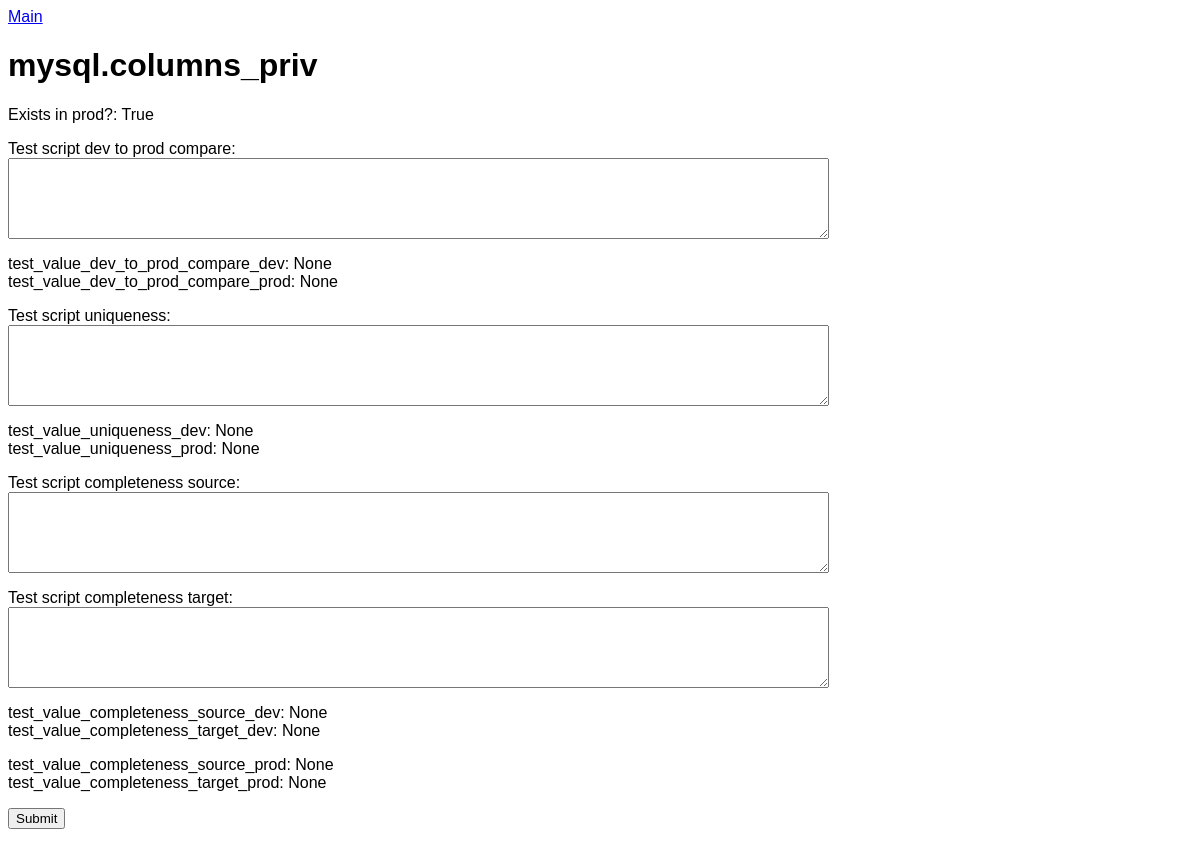
Screenshot of /tester/table/65/ with the database file from the repository.
### tester/models.py (models this page shows, shortened)
class Table(models.Model):
	schema = models.ForeignKey(Schema, on_delete = models.CASCADE)
	table_name = models.CharField(max_length = 200)
	exist_in_prod = models.BooleanField(default = False)
	test_script_dev_to_prod_compare = models.TextField(null = True)
	test_value_dev_to_prod_compare_dev = models.BigIntegerField(null = True)
	test_value_dev_to_prod_compare_prod = models.BigIntegerField(null = True)
	test_script_uniqueness = models.TextField(null = True)
	test_value_uniqueness_dev = models.BigIntegerField(null = True)
	test_value_uniqueness_prod = models.BigIntegerField(null = True)
	test_script_completeness_source = models.TextField(null = True)
	test_value_completeness_source_dev = models.BigIntegerField(null = True)
	test_value_completeness_source_prod = models.BigIntegerField(null = True)
	test_script_completeness_target = models.TextField(null = True)
	test_value_completeness_target_dev = models.BigIntegerField(null = True)
	test_value_completeness_target_prod = models.BigIntegerField(null = True)

class Schema(models.Model):
	data_base = models.ForeignKey(DataBase, on_delete = models.CASCADE)
	schema_name = models.CharField(max_length = 50)
	is_active = models.BooleanField(default = False)
	exist_in_prod = models.BooleanField(default = False)

### tester/views.py (the view, shortened to what this page needs)
# urls.py: url(r'^table/(?P<table_id>[0-9]+)/$', views.table, name = 'table'),
def table(request, table_id):
	table_object = get_object_or_404(Table, pk = table_id)
	if request.method == 'GET':
		context = {'table': table_object,}
		return render(request, 'tester/table.html', context)

### tester/templates/tester/table.html (shortened to what this page needs)
{% load static %}
<link rel="stylesheet" type="text/css" href="{% static 'tester/style.css' %}" />
<p><a href="{% url 'tester:index' %}">Main</a></p>
<form action="{% url 'tester:table' table.id %}" method="post">
    <h1>{{ table.schema.schema_name }}.{{ table.table_name }}</h1>
    <p>Exists in prod?: {{ table.exist_in_prod }}</p>
    <p>
        <label for="id_test_script_dev_to_prod_compare">Test script dev to prod compare:</label><br>
        <textarea cols="100" id="id_test_script_dev_to_prod_compare" name="test_script_dev_to_prod_compare" rows="5">{%if table.test_script_dev_to_prod_compare%}{{table.test_script_dev_to_prod_compare}}{%endif%}</textarea>
    </p>
    <p>
        test_value_dev_to_prod_compare_dev: {{ table.test_value_dev_to_prod_compare_dev }}
        <br>
        test_value_dev_to_prod_compare_prod: {{ table.test_value_dev_to_prod_compare_prod }}
    </p>
    <p>
        <label for="id_test_script_uniqueness">Test script uniqueness:</label><br>
        <textarea cols="100" id="id_test_script_uniqueness" name="test_script_uniqueness" rows="5">{%if table.test_script_uniqueness%}{{table.test_script_uniqueness}}{%endif%}</textarea>
    </p>
    <p>
        test_value_uniqueness_dev: {{ table.test_value_uniqueness_dev }}
        <br>
        test_value_uniqueness_prod: {{ table.test_value_uniqueness_prod }}
    </p>
    <p>
        <label for="id_test_script_completeness_source">Test script completeness source:</label><br>
        <textarea cols="100" id="id_test_script_completeness_source" name="test_script_completeness_source" rows="5">{%if table.test_script_completeness_source%}{{table.test_script_completeness_source}}{%endif%}</textarea>
    </p>
    <p>
        <label for="id_test_script_completeness_target">Test script completeness target:</label><br>
        <textarea cols="100" id="id_test_script_completeness_target" name="test_script_completeness_target" rows="5">{%if table.test_script_completeness_target%}{{table.test_script_completeness_target}}{%endif%}</textarea>
    </p>
    <p>
        test_value_completeness_source_dev: {{ table.test_value_completeness_source_dev }}
        <br>
        test_value_completeness_target_dev: {{ table.test_value_completeness_target_dev }}
    </p>
    <p>
        test_value_completeness_source_prod: {{ table.test_value_completeness_source_prod }}
        <br>
        test_value_completeness_target_prod: {{ table.test_value_completeness_target_prod }}
    </p>
    <input type="submit" value="Submit" />
</form>

### rows the page displays
Table: schema.schema_name "mysql", table_name "columns_priv", exist_in_prod "True", test_value_dev_to_prod_compare_dev "None", test_value_dev_to_prod_compare_prod "None", test_value_uniqueness_dev "None", test_value_uniqueness_prod "None", test_value_completeness_source_dev "None", test_value_completeness_target_dev "None", test_value_completeness_source_prod "None", test_value_completeness_target_prod "None"
